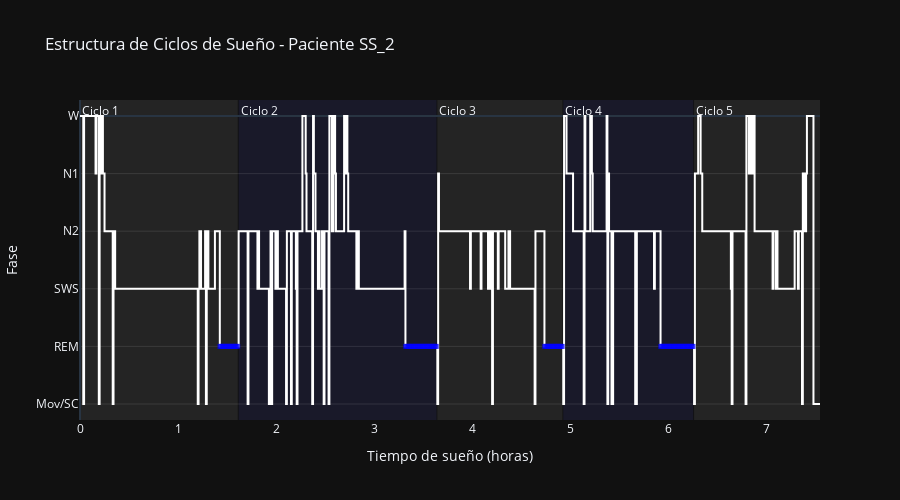

The notebook cell saved with this chart:
### Code cell
def detectar_ciclos_rem(secuencia, fase_rem=4, umbral_separacion_rem=20, umbral_ciclo=60, epocas_por_minuto=2):
    """
    Detecta ciclos de sueño de forma robusta agrupando REM.
    """
    # Busca la fase indicada (por defecto 4, que será REM tras remapear)
    indices_rem = [i for i, x in enumerate(secuencia) if x == fase_rem]
    
    if not indices_rem:
        return []

    # Consolidar bloques REM
    periodos_rem = []
    if indices_rem:
        inicio_actual = indices_rem[0]
        fin_actual = indices_rem[0]
        
        for i in range(1, len(indices_rem)):
            distancia = indices_rem[i] - indices_rem[i-1]
            if distancia <= (umbral_separacion_rem * epocas_por_minuto):
                fin_actual = indices_rem[i]
            else:
                periodos_rem.append((inicio_actual, fin_actual))
                inicio_actual = indices_rem[i]
                fin_actual = indices_rem[i]
        periodos_rem.append((inicio_actual, fin_actual))

    # Definir ciclos
    ciclos = []
    inicio_ciclo = 0
    for p_inicio, p_fin in periodos_rem:
        ciclos.append((inicio_ciclo, p_fin))
        inicio_ciclo = p_fin + 1
        
    if inicio_ciclo < len(secuencia):
        ciclos.append((inicio_ciclo, len(secuencia) - 1))

    return ciclos

def graficar_hipnograma_ciclos(paciente, secuencia_cruda):
    """
    Genera un hipnograma estilo clínico.
    IMPORTANTE: Convierte la secuencia cruda al formato visual (0-5) antes de graficar.
    """
    # 1. REMAPEO LOCAL para visualización correcta
    # Usamos la función agrupar_fase que ya definiste arriba
    secuencia_vis = [agrupar_fase(x) for x in secuencia_cruda]
    
    # 2. Preparar datos
    x = [i / 120 for i in range(len(secuencia_vis))] 
    y = secuencia_vis
    
    # 3. Detectar ciclos usando la secuencia YA REMAPEADA (donde REM=4)
    ciclos = detectar_ciclos_rem(secuencia_vis, fase_rem=4)
    
    fig = go.Figure()
    
    # Sombrear ciclos
    colores_ciclo = ["rgba(200, 200, 200, 0.1)", "rgba(100, 100, 255, 0.1)"]
    for i, (inicio, fin) in enumerate(ciclos):
        fig.add_vrect(
            x0=inicio/120, x1=fin/120,
            fillcolor=colores_ciclo[i % 2], layer="below", line_width=0,
            annotation_text=f"Ciclo {i+1}", annotation_position="top left"
        )

    # Trazar hipnograma
    fig.add_trace(go.Scatter(
        x=x, y=y,
        mode='lines',
        line=dict(color='white', width=2, shape='hv'),
        name='Hipnograma'
    ))
    
    # Resaltar REM (Fase 4 en el mapa visual)
    rem_x = [i/120 for i, f in enumerate(secuencia_vis) if f == 4]
    rem_y = [4] * len(rem_x)
    if rem_x:
         fig.add_trace(go.Scatter(
            x=rem_x, y=rem_y,
            mode='markers',
            marker=dict(symbol="square", color="blue", size=5, opacity=0.5),
            name='REM',
            hoverinfo='skip'
        ))

    fig.update_layout(
        title=f"Estructura de Ciclos de Sueño - Paciente {paciente}",
        xaxis=dict(title="Tiempo de sueño (horas)", showgrid=False),
        yaxis=dict(
            title="Fase",
            tickvals=[0, 1, 2, 3, 4, 5],
            ticktext=["W", "N1", "N2", "SWS", "REM", "Mov/SC"], # Actualizado
            autorange="reversed",
            gridcolor="rgba(255,255,255,0.1)"
        ),
        template="plotly_dark",
        height=500,
        showlegend=False
    )
    
    fig.show()

# EJEMPLO DE USO
paciente_ejemplo = "SS_2"
if paciente_ejemplo in hipnogramas:
    # Pasamos el hipnograma crudo, la función se encarga de mapearlo para la foto
    graficar_hipnograma_ciclos(paciente_ejemplo, hipnogramas[paciente_ejemplo])
else:
    print("Carga los datos primero.")

### Figure 1 — Plotly figure (JSON) as saved in the notebook; plotly's stock layout.template omitted (floating-point values rounded to 4 significant figures; data arrays with more than 128 entries replaced by an {"elided": "..."} marker saying what was removed)
{"data": [{"line": {"color": "white", "shape": "hv", "width": 2}, "mode": "lines", "name": "Hipnograma", "type": "scatter", "x": {"elided": "906 float values"}, "y": {"elided": "906 int values"}}, {"hoverinfo": "skip", "marker": {"color": "blue", "opacity": 0.5, "size": 5, "symbol": "square"}, "mode": "markers", "name": "REM", "type": "scatter", "x": [1.425, 1.433, 1.442, 1.45, 1.458, 1.467, 1.475, 1.483, 1.492, 1.5, 1.508, 1.517, 1.525, 1.533, 1.542, 1.55, 1.558, 1.567, 1.575, 1.583, 1.592, 1.6, 1.608, 3.317, 3.325, 3.333, 3.342, 3.35, 3.358, 3.367, 3.375, 3.383, 3.392, 3.4, 3.408, 3.417, 3.425, 3.433, 3.442, 3.45, 3.458, 3.467, 3.475, 3.483, 3.492, 3.5, 3.508, 3.517, 3.525, 3.533, 3.542, 3.55, 3.558, 3.567, 3.575, 3.583, 3.592, 3.6, 3.608, 3.617, 3.625, 3.633, 4.733, 4.742, 4.75, 4.758, 4.767, 4.775, 4.783, 4.792, 4.8, 4.808, 4.817, 4.825, 4.833, 4.842, 4.85, 4.858, 4.867, 4.875, 4.883, 4.892, 4.9, 4.908, 4.917, 5.917, 5.925, 5.933, 5.942, 5.95, 5.958, 5.967, 5.975, 5.983, 5.992, 6, 6.008, 6.017, 6.025, 6.033, 6.042, 6.05, 6.058, 6.067, 6.075, 6.083, 6.092, 6.1, 6.108, 6.117, 6.125, 6.133, 6.142, 6.15, 6.158, 6.167, 6.175, 6.183, 6.192, 6.2, 6.208, 6.217, 6.225, 6.233, 6.242, 6.25], "y": [4, 4, 4, 4, 4, 4, 4, 4, 4, 4, 4, 4, 4, 4, 4, 4, 4, 4, 4, 4, 4, 4, 4, 4, 4, 4, 4, 4, 4, 4, 4, 4, 4, 4, 4, 4, 4, 4, 4, 4, 4, 4, 4, 4, 4, 4, 4, 4, 4, 4, 4, 4, 4, 4, 4, 4, 4, 4, 4, 4, 4, 4, 4, 4, 4, 4, 4, 4, 4, 4, 4, 4, 4, 4, 4, 4, 4, 4, 4, 4, 4, 4, 4, 4, 4, 4, 4, 4, 4, 4, 4, 4, 4, 4, 4, 4, 4, 4, 4, 4, 4, 4, 4, 4, 4, 4, 4, 4, 4, 4, 4, 4, 4, 4, 4, 4, 4, 4, 4, 4, 4, 4, 4, 4, 4, 4]}], "layout": {"annotations": [{"showarrow": false, "text": "Ciclo 1", "x": 0, "xanchor": "left", "xref": "x", "y": 1, "yanchor": "top", "yref": "y domain"}, {"showarrow": false, "text": "Ciclo 2", "x": 1.617, "xanchor": "left", "xref": "x", "y": 1, "yanchor": "top", "yref": "y domain"}, {"showarrow": false, "text": "Ciclo 3", "x": 3.642, "xanchor": "left", "xref": "x", "y": 1, "yanchor": "top", "yref": "y domain"}, {"showarrow": false, "text": "Ciclo 4", "x": 4.925, "xanchor": "left", "xref": "x", "y": 1, "yanchor": "top", "yref": "y domain"}, {"showarrow": false, "text": "Ciclo 5", "x": 6.258, "xanchor": "left", "xref": "x", "y": 1, "yanchor": "top", "yref": "y domain"}], "height": 500, "shapes": [{"fillcolor": "rgba(200, 200, 200, 0.1)", "layer": "below", "line": {"width": 0}, "type": "rect", "x0": 0, "x1": 1.608, "xref": "x", "y0": 0, "y1": 1, "yref": "y domain"}, {"fillcolor": "rgba(100, 100, 255, 0.1)", "layer": "below", "line": {"width": 0}, "type": "rect", "x0": 1.617, "x1": 3.633, "xref": "x", "y0": 0, "y1": 1, "yref": "y domain"}, {"fillcolor": "rgba(200, 200, 200, 0.1)", "layer": "below", "line": {"width": 0}, "type": "rect", "x0": 3.642, "x1": 4.917, "xref": "x", "y0": 0, "y1": 1, "yref": "y domain"}, {"fillcolor": "rgba(100, 100, 255, 0.1)", "layer": "below", "line": {"width": 0}, "type": "rect", "x0": 4.925, "x1": 6.25, "xref": "x", "y0": 0, "y1": 1, "yref": "y domain"}, {"fillcolor": "rgba(200, 200, 200, 0.1)", "layer": "below", "line": {"width": 0}, "type": "rect", "x0": 6.258, "x1": 7.542, "xref": "x", "y0": 0, "y1": 1, "yref": "y domain"}], "showlegend": false, "title": {"text": "Estructura de Ciclos de Sueño - Paciente SS_2"}, "xaxis": {"showgrid": false, "title": {"text": "Tiempo de sueño (horas)"}}, "yaxis": {"autorange": "reversed", "gridcolor": "rgba(255,255,255,0.1)", "ticktext": ["W", "N1", "N2", "SWS", "REM", "Mov/SC"], "tickvals": [0, 1, 2, 3, 4, 5], "title": {"text": "Fase"}}}}
